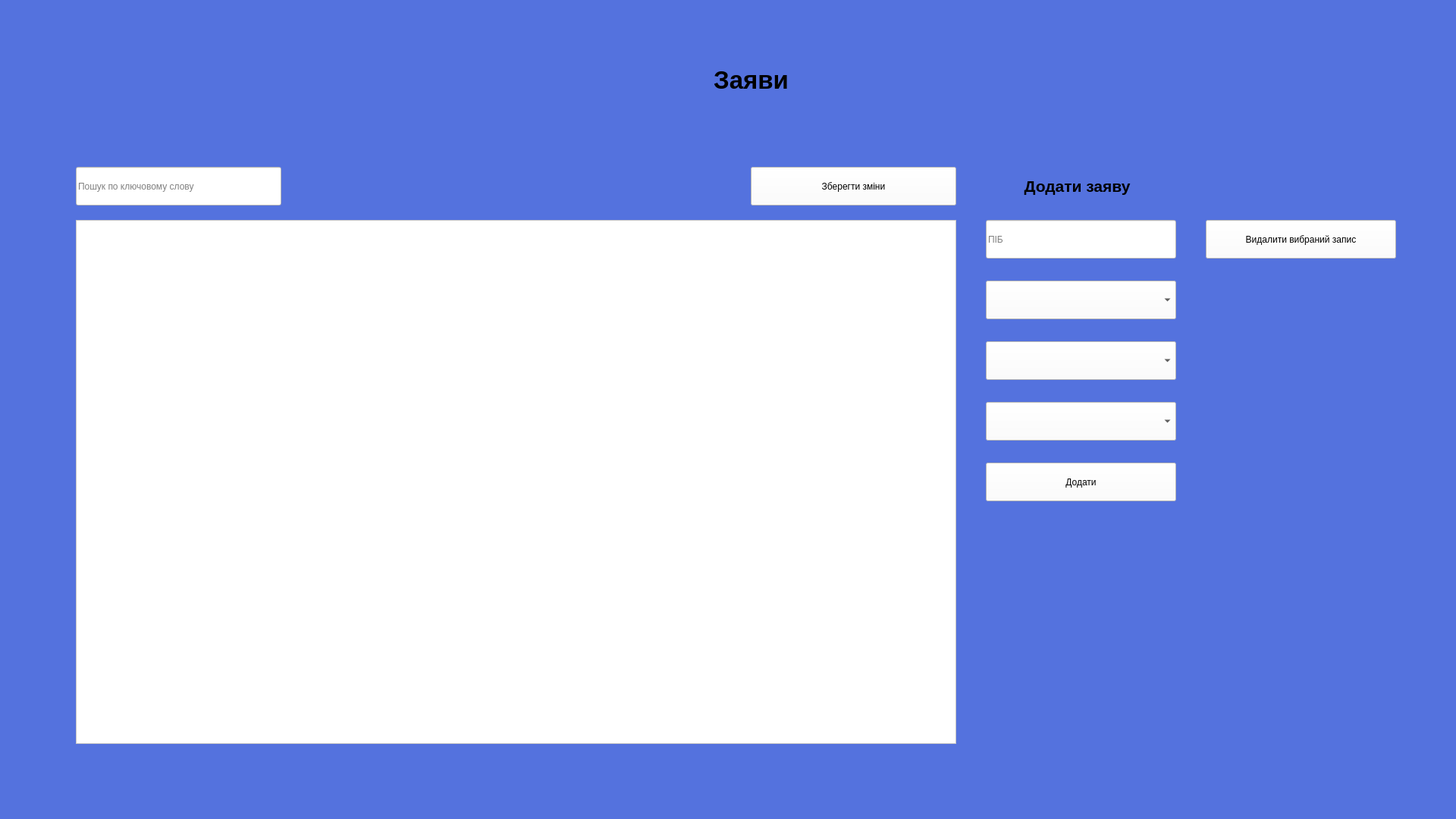
<?xml version="1.0" encoding="UTF-8"?>
<ui version="4.0">
 <class>Management</class>
 <widget class="QMainWindow" name="Management">
  <property name="geometry">
   <rect>
    <x>0</x>
    <y>0</y>
    <width>1920</width>
    <height>1080</height>
   </rect>
  </property>
  <property name="windowTitle">
   <string>Керування БД</string>
  </property>
  <property name="windowIcon">
   <iconset>
    <normaloff>../Downloads/symvolika-1.png</normaloff>../Downloads/symvolika-1.png</iconset>
  </property>
  <property name="styleSheet">
   <string notr="true">background: #5472DE;
background-image: url(:/newPrefix/649eb8ca76c20 (1).png);</string>
  </property>
  <widget class="QWidget" name="centralwidget">
   <widget class="QLabel" name="label_3">
    <property name="geometry">
     <rect>
      <x>620</x>
      <y>50</y>
      <width>741</width>
      <height>111</height>
     </rect>
    </property>
    <property name="font">
     <font>
      <family>Arial</family>
      <pointsize>25</pointsize>
      <weight>75</weight>
      <bold>true</bold>
     </font>
    </property>
    <property name="autoFillBackground">
     <bool>false</bool>
    </property>
    <property name="styleSheet">
     <string notr="true">background: transparent;</string>
    </property>
    <property name="text">
     <string>Заяви</string>
    </property>
    <property name="textFormat">
     <enum>Qt::AutoText</enum>
    </property>
    <property name="alignment">
     <set>Qt::AlignCenter</set>
    </property>
   </widget>
   <widget class="QLineEdit" name="lineEdit_16">
    <property name="geometry">
     <rect>
      <x>1300</x>
      <y>290</y>
      <width>251</width>
      <height>51</height>
     </rect>
    </property>
    <property name="styleSheet">
     <string notr="true">background-color: rgb(255, 255, 255);</string>
    </property>
    <property name="placeholderText">
     <string>ПІБ</string>
    </property>
   </widget>
   <widget class="QLabel" name="label_9">
    <property name="geometry">
     <rect>
      <x>1280</x>
      <y>190</y>
      <width>281</width>
      <height>111</height>
     </rect>
    </property>
    <property name="font">
     <font>
      <family>Arial</family>
      <pointsize>16</pointsize>
      <weight>75</weight>
      <bold>true</bold>
     </font>
    </property>
    <property name="autoFillBackground">
     <bool>false</bool>
    </property>
    <property name="styleSheet">
     <string notr="true">background: transparent;</string>
    </property>
    <property name="text">
     <string>Додати заяву</string>
    </property>
    <property name="textFormat">
     <enum>Qt::AutoText</enum>
    </property>
    <property name="alignment">
     <set>Qt::AlignCenter</set>
    </property>
   </widget>
   <widget class="QComboBox" name="comboBox_8">
    <property name="geometry">
     <rect>
      <x>1300</x>
      <y>370</y>
      <width>251</width>
      <height>51</height>
     </rect>
    </property>
    <property name="styleSheet">
     <string notr="true">background-color: rgb(255, 255, 255);</string>
    </property>
   </widget>
   <widget class="QLineEdit" name="lineEdit_6">
    <property name="geometry">
     <rect>
      <x>100</x>
      <y>220</y>
      <width>271</width>
      <height>51</height>
     </rect>
    </property>
    <property name="styleSheet">
     <string notr="true">background-color: rgb(255, 255, 255);</string>
    </property>
    <property name="placeholderText">
     <string>Пошук по ключовому слову</string>
    </property>
   </widget>
   <widget class="QPushButton" name="pushButton_16">
    <property name="geometry">
     <rect>
      <x>1300</x>
      <y>610</y>
      <width>251</width>
      <height>51</height>
     </rect>
    </property>
    <property name="styleSheet">
     <string notr="true">background-color: rgb(255, 255, 255);</string>
    </property>
    <property name="text">
     <string>Додати</string>
    </property>
   </widget>
   <widget class="QPushButton" name="pushButton_18">
    <property name="geometry">
     <rect>
      <x>990</x>
      <y>220</y>
      <width>271</width>
      <height>51</height>
     </rect>
    </property>
    <property name="styleSheet">
     <string notr="true">background-color: rgb(255, 255, 255);</string>
    </property>
    <property name="text">
     <string>Зберегти зміни</string>
    </property>
   </widget>
   <widget class="QComboBox" name="comboBox_9">
    <property name="geometry">
     <rect>
      <x>1300</x>
      <y>530</y>
      <width>251</width>
      <height>51</height>
     </rect>
    </property>
    <property name="styleSheet">
     <string notr="true">background-color: rgb(255, 255, 255);</string>
    </property>
   </widget>
   <widget class="QTableWidget" name="tableWidget_2">
    <property name="geometry">
     <rect>
      <x>100</x>
      <y>290</y>
      <width>1161</width>
      <height>691</height>
     </rect>
    </property>
    <property name="styleSheet">
     <string notr="true">background-color: rgb(255, 255, 255);</string>
    </property>
    <property name="showGrid">
     <bool>true</bool>
    </property>
    <property name="sortingEnabled">
     <bool>true</bool>
    </property>
    <property name="wordWrap">
     <bool>false</bool>
    </property>
    <property name="rowCount">
     <number>0</number>
    </property>
    <property name="columnCount">
     <number>0</number>
    </property>
    <attribute name="horizontalHeaderCascadingSectionResizes">
     <bool>false</bool>
    </attribute>
   </widget>
   <widget class="QPushButton" name="pushButton_17">
    <property name="geometry">
     <rect>
      <x>1590</x>
      <y>290</y>
      <width>251</width>
      <height>51</height>
     </rect>
    </property>
    <property name="styleSheet">
     <string notr="true">background-color: rgb(255, 255, 255);</string>
    </property>
    <property name="text">
     <string>Видалити вибраний запис</string>
    </property>
   </widget>
   <widget class="QComboBox" name="comboBox_4">
    <property name="geometry">
     <rect>
      <x>1300</x>
      <y>450</y>
      <width>251</width>
      <height>51</height>
     </rect>
    </property>
    <property name="styleSheet">
     <string notr="true">background-color: rgb(255, 255, 255);</string>
    </property>
   </widget>
  </widget>
 </widget>
 <resources>
  <include location="image.qrc"/>
 </resources>
 <connections/>
</ui>
